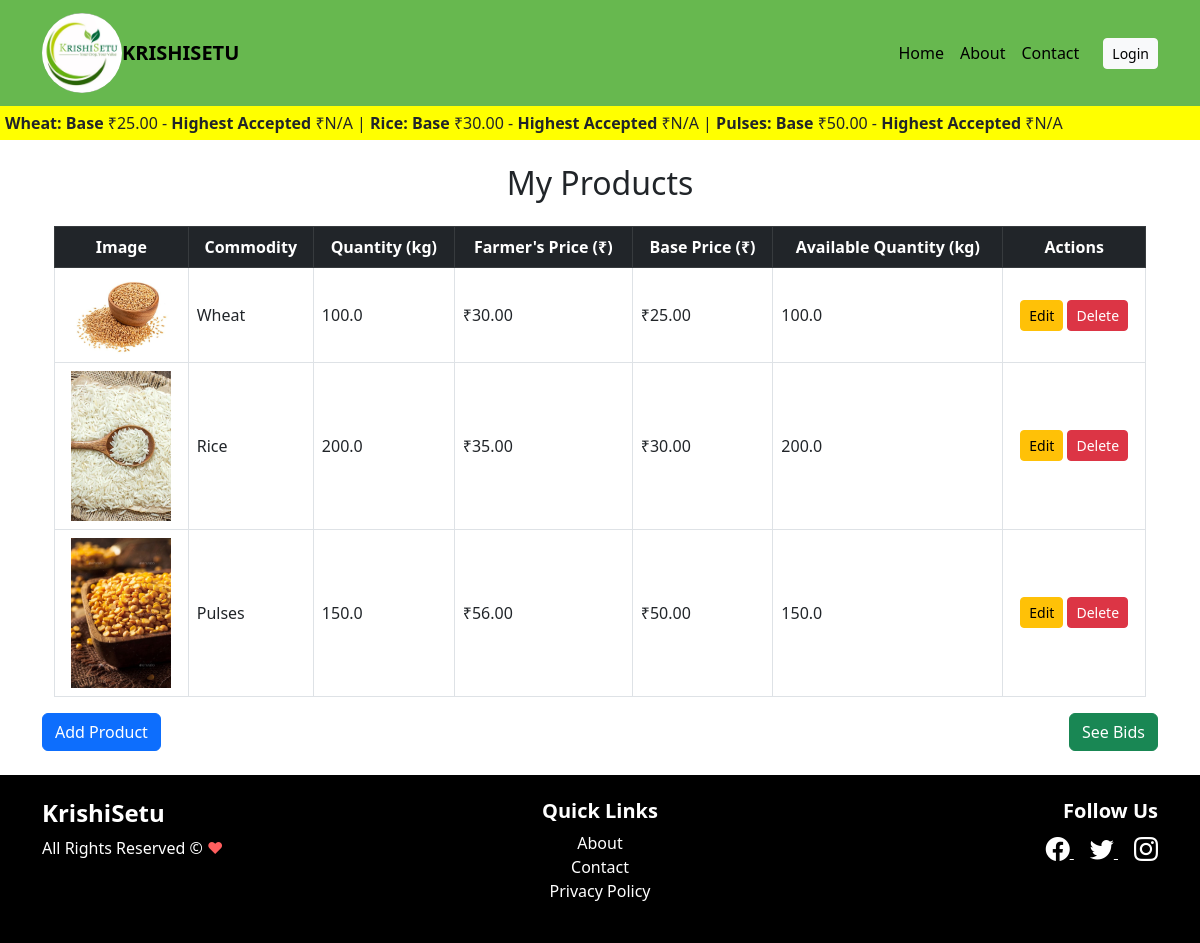
The app's page /farmer/, older data.
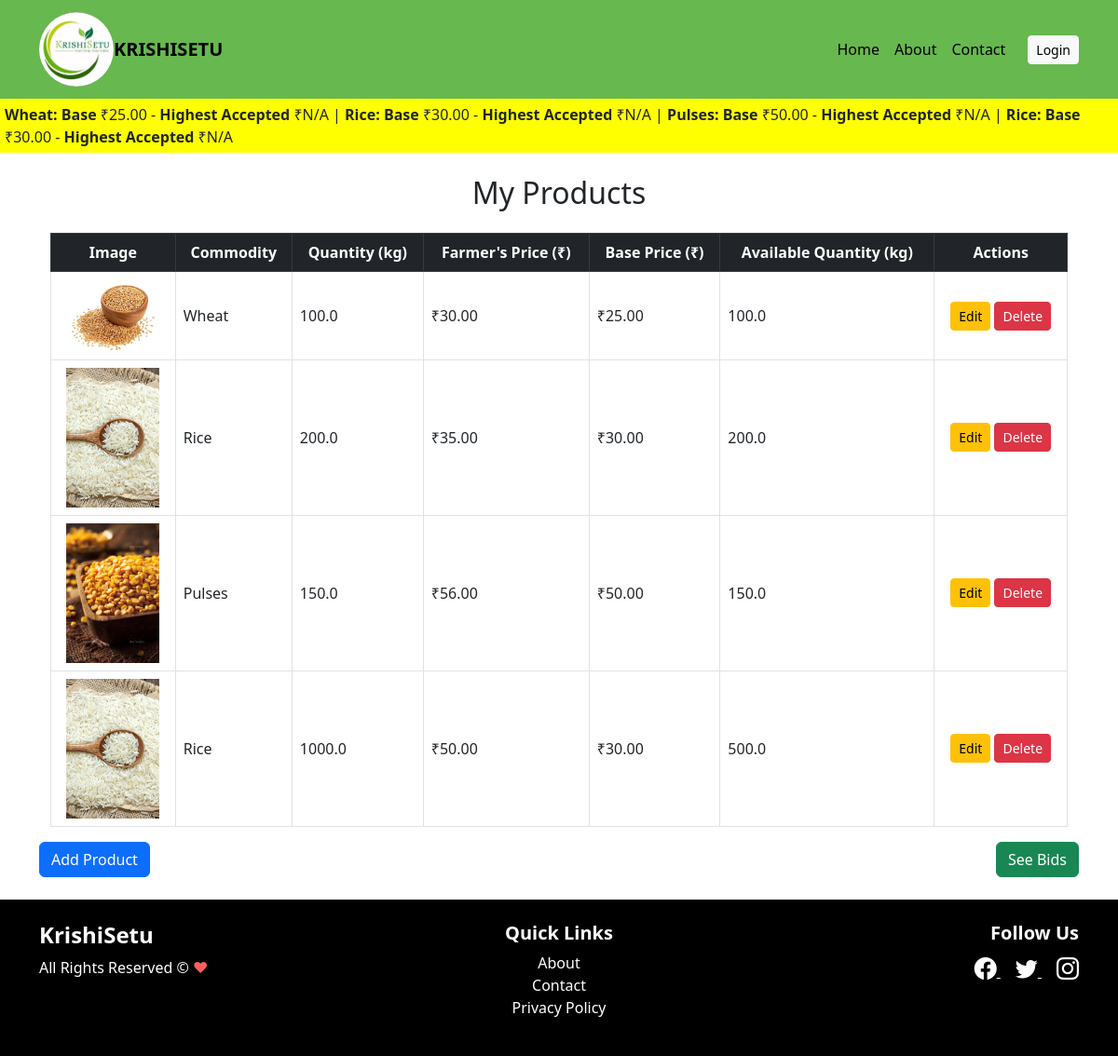
The same page, newer data.
### Farmer/models.py (models this page shows, shortened)
class Product(models.Model):
    COMMODITY_CHOICES = [
        ('Wheat', 'Wheat'),
        ('Rice', 'Rice'),
        ('Pulses', 'Pulses'),
    ]
    BASE_PRICE_DEFAULTS = {
        'Wheat': 25.00,
        'Rice': 30.00,
        'Pulses': 50.00,
    }
    farmer = models.ForeignKey(User, on_delete=models.CASCADE, default=1)
    commodity = models.CharField(max_length=100, choices=COMMODITY_CHOICES)
    quantity = models.FloatField()
    farmerprice = models.DecimalField(max_digits=10, decimal_places=2)
    baseprice = models.DecimalField(max_digits=10, decimal_places=2, null=True, blank=True)
    soldquantity = models.FloatField(default=0)
    product_photo = models.ImageField(upload_to='product_images/', null=True, blank=True)
    def available_quantity(self):
        return self.quantity - self.soldquantity

### Farmer/views.py (the view)
# urls.py: path('', product_list, name='product_list'),
def product_list(request):
    products = Product.objects.all()
    return render(request, 'product_list.html', {'products': products})

### Farmer/templates/product_list.html (shortened to what this page needs)
{% extends 'base.html' %}
{% block content %}
<div class="container mt-4">
    <h2 class="mb-4 text-center">My Products</h2>
    {% if products %}
    <div class="table-responsive">
        <table class="table table-bordered table-hover">
            <thead class="table-dark text-center">
                <tr>
                    <th>Image</th>
                    <th>Commodity</th>
                    <th>Quantity (kg)</th>
                    <th>Farmer's Price (₹)</th>
                    <th>Base Price (₹)</th>
                    <th>Available Quantity (kg)</th>
                    <th>Actions</th>
                </tr>
            </thead>
            <tbody>
                {% for product in products %}
                <tr class="align-middle">
                    <td class="text-center">
                        {% if product.product_photo %}
                        <img src="{{ product.product_photo.url }}" alt="{{ product.commodity }}" style="max-width: 100px; height: auto;">
                        {% else %}
                        <span class="text-muted">No Image</span>
                        {% endif %}
                    </td>
                    <td>{{ product.commodity }}</td>
                    <td>{{ product.quantity }}</td>
                    <td>₹{{ product.farmerprice }}</td>
                    <td>₹{{ product.baseprice }}</td>
                    <td>{{ product.available_quantity }}</td>
                    <td class="text-center">
                        <a href="{% url 'product_update' product.pk %}" class="btn btn-warning btn-sm">
                             Edit
                        </a>
                        <a href="{% url 'product_delete' product.pk %}" class="btn btn-danger btn-sm" onclick="return confirm('Are you sure you want to delete this product?');">
                             Delete
                        </a>
                    </td>
                </tr>
                {% endfor %}
            </tbody>
        </table>
    </div>
    {% else %}
    <div class="alert alert-info text-center" role="alert">
        <i class="fas fa-info-circle"></i> No products available.
    </div>
    {% endif %}
</div>
<div class="d-flex justify-content-between mb-3">
    <a href="{% url 'product_create' %}" class="btn btn-primary">
         Add Product
    </a>
    <a href="{% url 'farmer_bid_list' %}" class="btn btn-success">
         See Bids
    </a>
</div>
{% endblock %}

### Home/templates/base.html (shortened to what this page needs)
<!DOCTYPE html>
<html lang="en">
<head>
    <link href="https://cdn.jsdelivr.net/npm/bootstrap@5.3.0/dist/css/bootstrap.min.css" rel="stylesheet">
    <link rel="stylesheet" href="https://cdn.jsdelivr.net/npm/bootstrap-icons@1.10.5/font/bootstrap-icons.css">
</head>
<body>
    {% include 'navbar.html' %}
    {% include 'home/stock_ribbon.html' %}
    <main class="container my-4">
        {% block content %}
        {% endblock %}
    </main>
    {% include 'footer.html' %}
</body>
</html>

### Home/templates/navbar.html (shortened to what this page needs)
{% load static %}
<nav class="navbar navbar-expand-lg navbar-light" style="background-color: #67B84F;">
    <div class="container">
      <a class="navbar-brand d-flex align-items-center" href="{% url 'home' %}">
        <img src="{% static 'logo.jpg' %}" alt="KrishiSetu Logo" style="height: 80px; width: 80px; border-radius: 50%; object-fit: cover;">
        <span style="color: #000; font-weight: 600;">KRISHISETU</span>
      </a>
      <div class="collapse navbar-collapse justify-content-end" id="navbarNav">
        <ul class="navbar-nav">
          <li class="nav-item">
            <a class="nav-link" style="color: #000;" href="{% url 'home' %}">Home</a>
          </li>
          <li class="nav-item">
            <a class="nav-link" style="color: #000;" href="{% url 'about' %}">About</a>
          </li>
          <li class="nav-item">
            <a class="nav-link" style="color: #000;" href="{% url 'contact' %}">Contact</a>
          </li>
        </ul>
        <div class="ms-3">
          {% if user.is_authenticated %}
            <a href="{% url 'logout' %}" class="btn btn-light btn-sm">Logout</a>
          {% else %}
            <button type="button" class="btn btn-light btn-sm" data-bs-toggle="modal" data-bs-target="#authModal">
              Login
            </button>
          {% endif %}
        </div>
      </div>
    </div>
  </nav>

### Home/templates/home/stock_ribbon.html (shortened to what this page needs)
<div class="stock-ribbon" id="stock-ribbon" data-url="{% url 'update_ribbon' %}" style="background-color: yellow; padding: 5px;">
    {% for product in products %}
        <span>
            <strong>{{ product.commodity }}:</strong>
            <strong>Base</strong> ₹{{ product.baseprice }} -
            <strong>Highest Accepted</strong> ₹{{ product.highest_farmers_accepted_price|default:"N/A" }}
        </span>
        {% if not forloop.last %} | {% endif %}
    {% endfor %}
</div>

### Home/templates/footer.html
<footer class="text-white" style="background-color: #000;">  <div class="container py-4">
    <div class="row">
      <div class="col-md-4 text-center text-md-start mb-3 mb-md-0">
        <h4 class="fw-bold">KrishiSetu</h4>
        <p class="mb-0">
          All Rights Reserved ©
          <span style="color: #ff5e5e;">♥</span>
        </p>
      </div>
      <div class="col-md-4 text-center mb-3 mb-md-0">
        <h5 class="fw-bold">Quick Links</h5>
        <ul class="list-unstyled">
          <li><a href="#" class="text-white text-decoration-none">About</a></li>
          <li><a href="#" class="text-white text-decoration-none">Contact</a></li>
          <li><a href="#" class="text-white text-decoration-none">Privacy Policy</a></li>
        </ul>
      </div>
      <div class="col-md-4 text-center text-md-end">
        <h5 class="fw-bold">Follow Us</h5>
        <a href="#" class="text-white me-3">
          <i class="bi bi-facebook fs-4"></i>
        </a>
        <a href="#" class="text-white me-3">
          <i class="bi bi-twitter fs-4"></i>
        </a>
        <a href="#" class="text-white">
          <i class="bi bi-instagram fs-4"></i>
        </a>
      </div>
    </div>
  </div>
</footer>

Row changes from the older to the newer data that the page shows:
shown differently, row unchanged: Product "Pulses": now shows "|"
added Product: commodity "Rice", baseprice "30.00", highest_farmers_accepted_price "N/A", product_photo (picture), quantity "1000.0", farmerprice "50.00", available_quantity "500.0"
